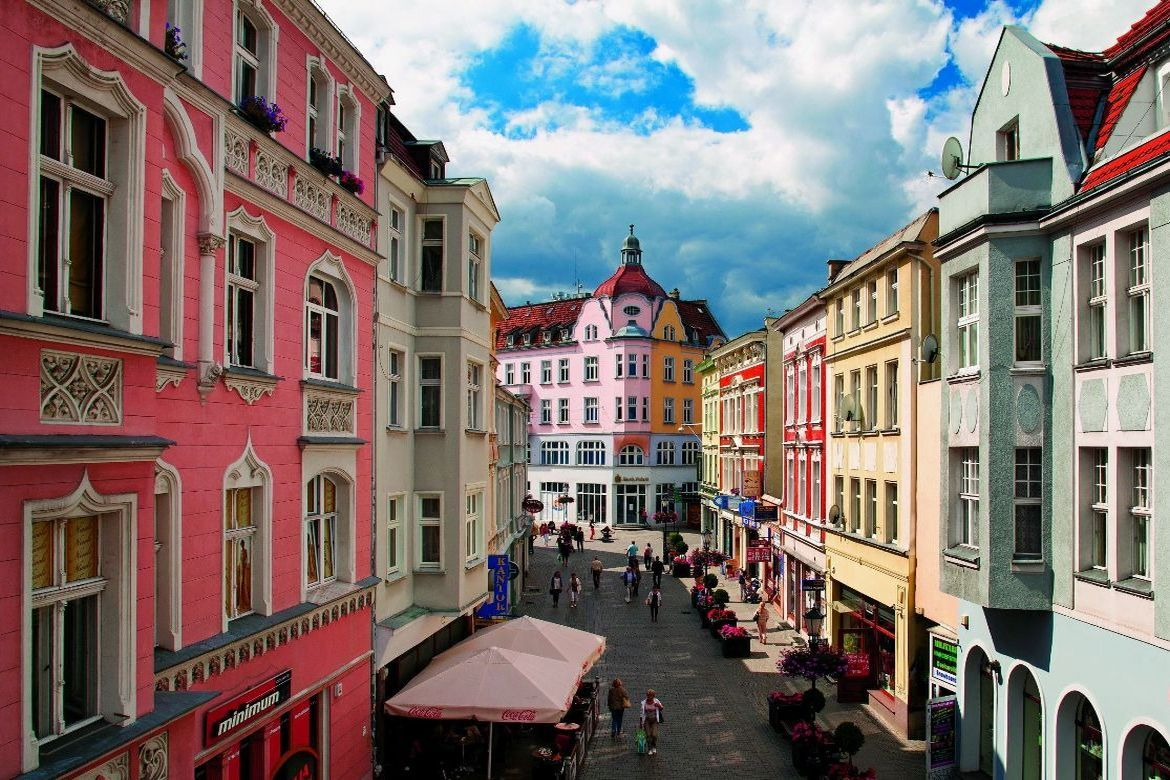
#> input picture Lab2/image.jpg, 1170 x 780 px
$ python Lab2.py
#> lines starting #> are read from the running program, lines starting #| are printed output that depends on the picture; after the words box and inside, x2 and y2 are one past the last pixel; in counts of white or black regions, pixels touching at a corner belong together
import cv2 as cv
import matplotlib.pyplot as plt
from matplotlib.widgets import Slider

img = cv.imread("image.jpg")
#> img is the input picture: shape (780, 1170, 3); mean B, G, R 111.8, 115.1, 126.9
img_rgb = cv.cvtColor(img, cv.COLOR_BGR2RGB)

def orygunalny_obraz(img_rgb):
    plt.figure(figsize=(10, 5))
    plt.imshow(img_rgb)
    plt.title("Oryginał")
    plt.axis("off")
    plt.show()

orygunalny_obraz(img_rgb)

def detekcja_canny_slider(img, img_rgb):
    t_low = 100
    t_high = 100
    edge = cv.Canny(img, t_low, t_high)
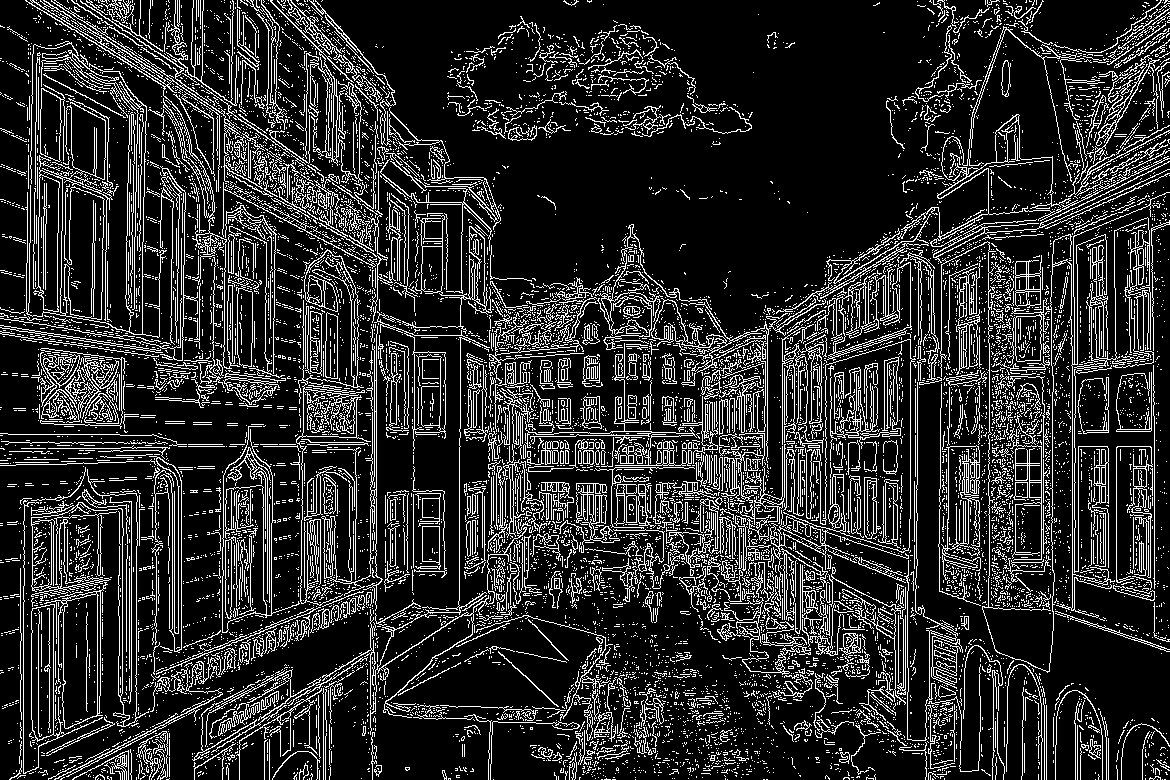
#> edge: shape (780, 1170); 16.9% white in thin lines or dots
    edge_rgb = cv.cvtColor(edge, cv.COLOR_BGR2RGB)
#> edge_rgb: shape (780, 1170, 3); 16.9% white in thin lines or dots

    fig, ax = plt.subplots(1, 2, figsize=(10, 8))

    ax[0].imshow(img_rgb)
    ax[0].set_title("Oryginał")
    ax[0].axis("off")

    canny_plot = ax[1].imshow(edge_rgb)
    ax[1].set_title(f"Canny t_low:{t_low}, t_high:{t_high}")
    ax[1].axis("off")

    plt.subplots_adjust(bottom=0.5)
    low_slider = plt.axes([0.25, 0.1, 0.5, 0.03])
    high_slider = plt.axes([0.25, 0.2, 0.5, 0.03])
    tlow_slider = Slider(low_slider, "t_low", 0, 500, valinit=t_low, valstep=1)
    thigh_slider = Slider(high_slider, "t_high", 0, 500, valinit=t_high, valstep=1)

    def update(val):
        low_val = int(tlow_slider.val)
        high_val = int(thigh_slider.val)

        new_canny = cv.Canny(img, low_val, high_val)
        new_canny_rgb = cv.cvtColor(new_canny, cv.COLOR_BGR2RGB)

        canny_plot.set_data(new_canny_rgb)
        ax[1].set_title(f"t_low {low_val}, t_high {high_val}")

        fig.canvas.draw_idle()

    tlow_slider.on_changed(update)
    thigh_slider.on_changed(update)

    plt.tight_layout()
    plt.show()
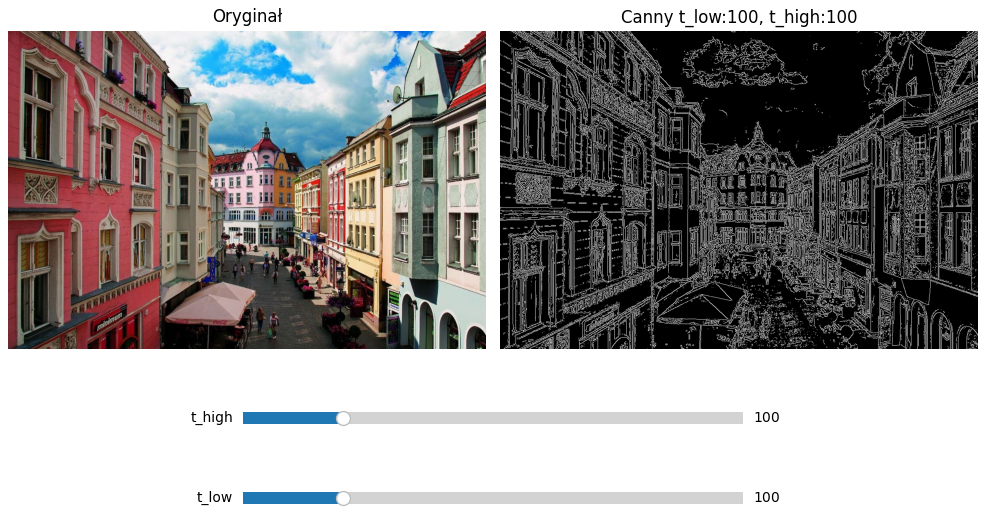
#> figure drawn by matplotlib, 4 panels


detekcja_canny_slider(img, img_rgb)


def binaryzacja(img, img_rgb, M=255):
#> called with M = 255
    t_val = 150
    img_gray = cv.cvtColor(img, cv.COLOR_BGR2GRAY)
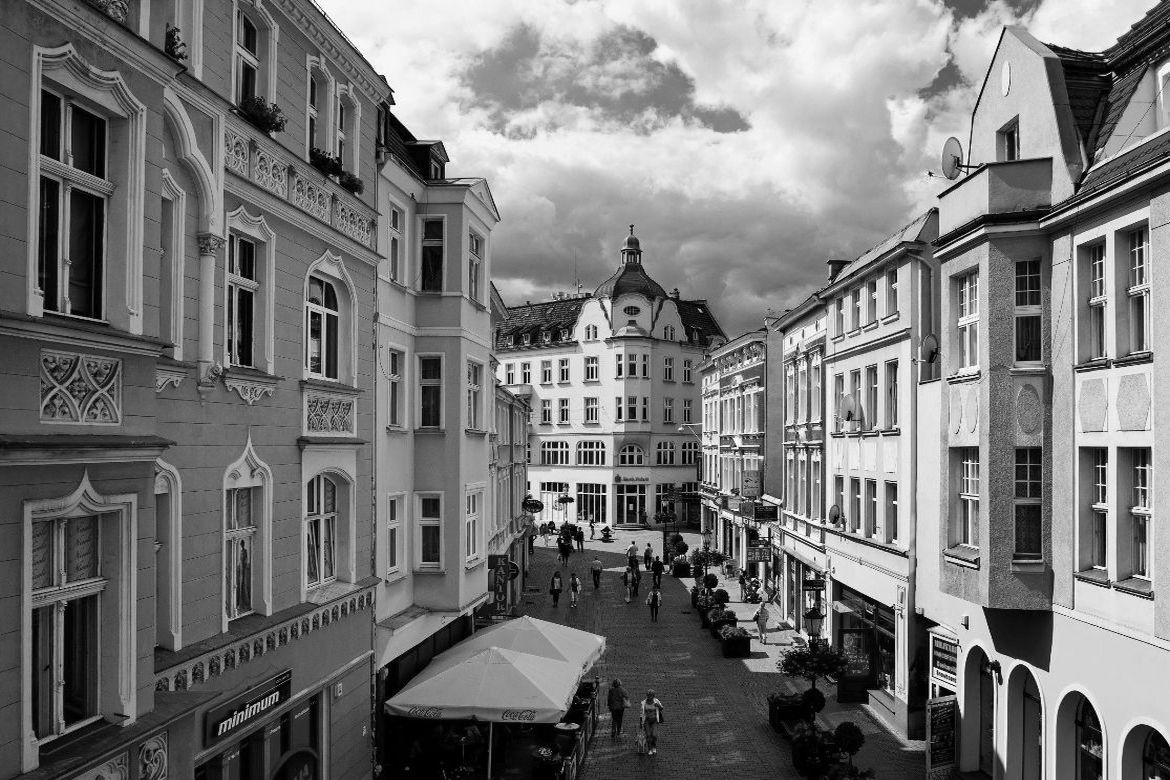
#> img_gray: shape (780, 1170); min 0, max 255, mean 118.3
    _, img_binary = cv.threshold(img_gray, t_val, M, cv.THRESH_BINARY)
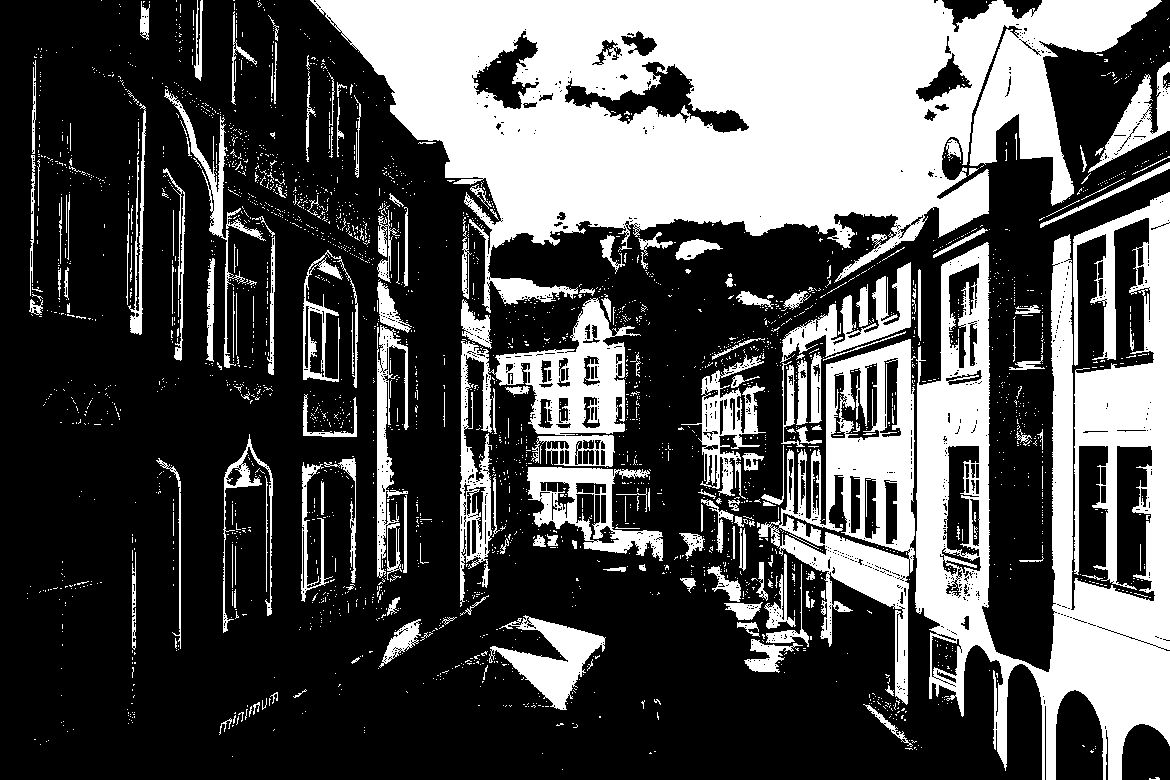
#> img_binary: shape (780, 1170); 32.8% white; 2924 white regions (2721 under 20 px), largest, box (x1, y1, x2, y2) and area: (310, 0, 1162, 313) 137454, (915, 192, 1170, 780) 66061, (758, 339, 916, 705) 19727
    binaryzacja_rgb = cv.cvtColor(img_binary, cv.COLOR_BGR2RGB)

    fig, ax = plt.subplots(1, 2, figsize=(10, 5))

    ax[0].imshow(img_rgb)
    ax[0].set_title("Oryginał")
    ax[0].axis("off")

    binary_plot = ax[1].imshow(binaryzacja_rgb)
    ax[1].set_title(f"Binararyzacja T:{t_val}, M:{M}")
    ax[1].axis("off")

    plt.subplots_adjust(bottom=0.25)
    ax_slider = plt.axes([0.25, 0.1, 0.5, 0.03])

    slider = Slider(ax_slider, "Treshold", 0, 255, valinit=t_val, valstep=1)

    def update(val):
        v = int(val)

        _, new_img_binary = cv.threshold(img_gray, v, M, cv.THRESH_BINARY)
        new_binaryzacja_rgb = cv.cvtColor(new_img_binary, cv.COLOR_BGR2RGB)

        binary_plot.set_data(new_binaryzacja_rgb)
        ax[1].set_title(f"Binararyzacja T:{v}, M:{M}")

        fig.canvas.draw_idle()

    slider.on_changed(update)
    plt.tight_layout()
    plt.show()
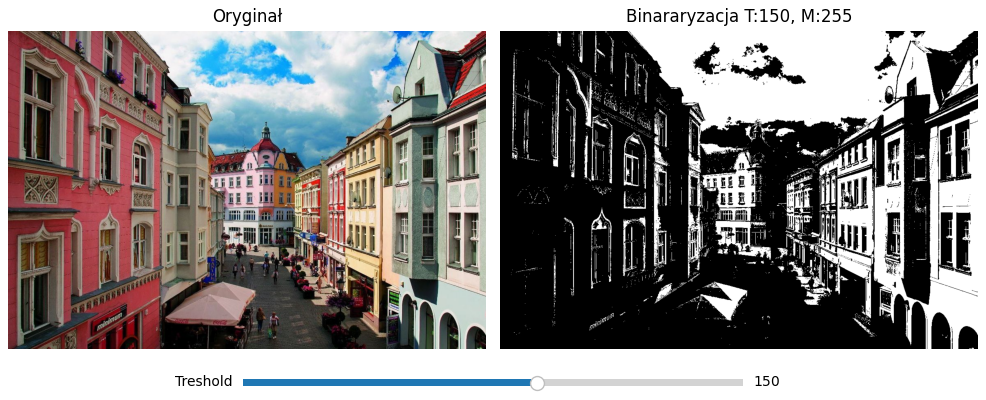
#> figure drawn by matplotlib, 3 panels


binaryzacja(img, img_rgb)


def rozmycie_gaussa_slider(img, img_rgb):
    blur_val = 17
    img_gaussian = cv.GaussianBlur(img, (blur_val, blur_val), 0)
    img_gaussian_rgb = cv.cvtColor(img_gaussian, cv.COLOR_BGR2RGB)

    fig, ax = plt.subplots(1, 2, figsize=(10, 5))

    ax[0].imshow(img_rgb)
    ax[0].set_title("Oryginał")
    ax[0].axis("off")

    blur_plot = ax[1].imshow(img_gaussian_rgb)
    ax[1].set_title(f"Rozmycie Gaussa ({blur_val})")
    ax[1].axis("off")

    plt.subplots_adjust(bottom=0.25)
    ax_slider = plt.axes([0.25, 0.1, 0.5, 0.03])

    slider = Slider(ax_slider, "Rozmycie", 1, 31, valinit=blur_val, valstep=2)

    def update(val):
        v = int(val)
        if v % 2 == 0:
            v += 1

        new_blur = cv.GaussianBlur(img, (v, v), 0)
        new_blur_rgb = cv.cvtColor(new_blur, cv.COLOR_BGR2RGB)

        blur_plot.set_data(new_blur_rgb)
        ax[1].set_title(f"Rozmycie Gaussa ({v})")

        fig.canvas.draw_idle()

    slider.on_changed(update)
    plt.tight_layout()
    plt.show()
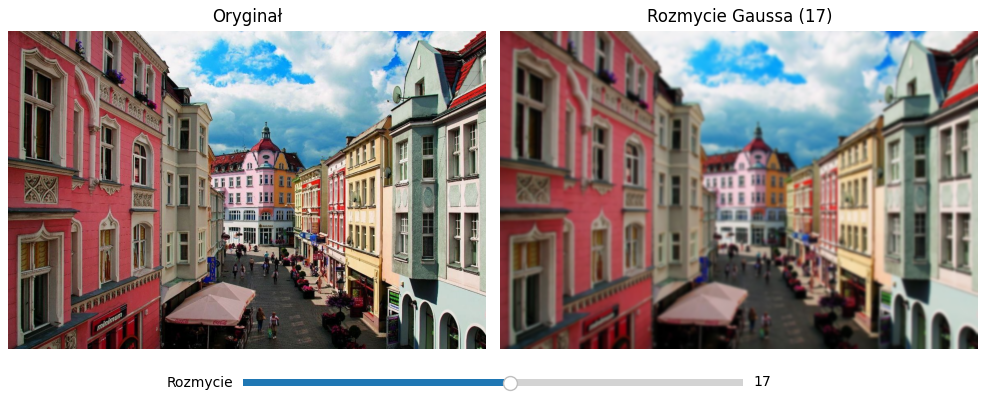
#> figure drawn by matplotlib, 3 panels

rozmycie_gaussa_slider(img, img_rgb)
